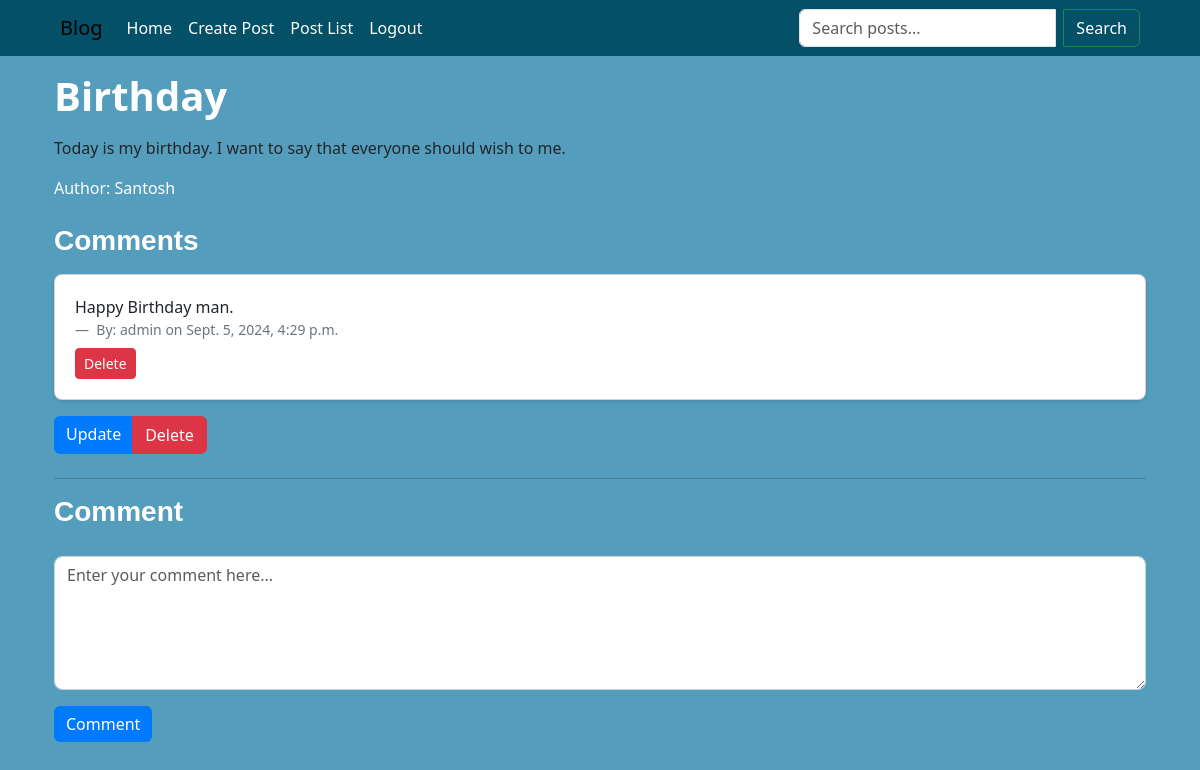
The page /blog/post/1/ (signed in) on the database its author committed.
### blogpost/models.py (models this page shows, shortened)
class Post(models.Model):
    title = models.CharField(max_length=200)
    content = models.TextField()
    author = models.ForeignKey(User, on_delete=models.CASCADE)
    timestamp = models.DateTimeField(auto_now_add=True)

class Comment(models.Model):
    post = models.ForeignKey(Post, on_delete=models.CASCADE, related_name='comments')
    content = models.TextField()
    author = models.ForeignKey(User, on_delete=models.CASCADE)
    timestamp = models.DateTimeField(auto_now_add=True)

### blogpost/views.py (the view)
# urls.py: path('post/<int:post_id>/', post_detail, name='post_detail'),
@login_required
def post_detail(request, post_id):
    post =  Post.objects.get(id=post_id)
    comments = post.comments.all()
    if request.method == 'POST':
        comment_form = CommentForm(request.POST)
        if comment_form.is_valid():
            new_comment = comment_form.save(commit=False)
            new_comment.post = post
            new_comment.author = request.user
            new_comment.save()
            return redirect('blogpost:post_detail', post_id=post.id)
    else:
        comment_form = CommentForm()
    return render(request, 'blogpost/post_detail.html', {
        'post':post,
        'comments': comments,
        'comment_form': comment_form
        })

### blogpost/forms.py
class CommentForm(forms.ModelForm):
    class Meta:
        model = Comment
        fields = ['content']

### templates/blogpost/post_detail.html (shortened to what this page needs)
{% extends "base.html" %}
{% block blogpost %}
<div class="container pt-4">
    <div class="post-header mb-4">
        <h1 class="mb-3 custom-title text-white">{{ post.title }}</h1>
        <p class="lead custom-content">{{ post.content|linebreaks }}</p>
        <p class="text-white mb-3">Author: {{ post.author }}</p>
        <div class="comments-section mt-4">
            <h2 class="mb-3 custom-subtitle text-white">Comments</h2>
            <ul class="list-unstyled">
                {% for comment in comments %}
                    <li class="mb-3">
                        <div class="card custom-card">
                            <div class="card-body">
                                <p class="card-text">{{ comment.content }}</p>
                                <footer class="blockquote-footer mb-2">
                                    By: {{ comment.author }} on {{ comment.timestamp }}
                                </footer>
                                {% if comment.author == request.user %}
                                    <form action="{% url 'blogpost:delete_comment' comment.id %}" method="POST" class="d-inline">
                                        <button type="submit" class="btn btn-danger btn-sm">Delete</button>
                                    </form>
                                {% endif %}
                            </div>
                        </div>
                    </li>
                {% empty %}
                    <li><p class="text-white">No comments yet.</p></li>
                {% endfor %}
            </ul>
        </div>
        <div class="btn-group" role="group">
            <a href="{% url 'blogpost:post_update' post.id %}" class="btn btn-primary">Update</a>
            <a href="{% url 'blogpost:post_delete' post.id %}" class="btn btn-danger">Delete</a>
        </div>
    </div>
    <hr>
    <div class="add-comment-section mt-2 pb-4">
        <h2 class="mb-1 custom-subtitle text-white">Comment</h2>
        <form autocomplete="off" method="POST">
            <div class="mb-3">
                <textarea name="content" class="form-control custom-textarea" id="id_content" placeholder="Enter your comment here..." rows="5">{{ comment_form.content.value|default_if_none:'' }}</textarea>
            </div>
            <button type="submit" class="btn btn-primary">Comment</button>
        </form>
    </div>
</div>
{% endblock blogpost %}

### static/css/styles.css (style rules this page uses)
body { background-color: rgba(41, 132, 171, 0.795); }

### static/css/create.css (style rules this page uses)
.card { background-color: #ffffff; border-radius: 15px; }
h2 { font-family: 'Poppins', sans-serif; font-weight: 700; }
.btn-primary { background-color: #007bff; border: none; transition: background-color 0.3s ease; }

### static/css/details.css (style rules this page uses)
.custom-title { font-size: 2.5rem; font-weight: bold; }
.custom-content { font-size: 1.125rem; line-height: 1.6; }
.custom-subtitle { font-size: 1.75rem; font-weight: bold; }
.custom-card { border-radius: 0.5rem; box-shadow: 0 2px 4px rgba(0, 0, 0, 0.1); }
.card-body { padding: 1.25rem; }
.custom-textarea { border-radius: 0.5rem; border: 1px solid #ced4da; }

### rows shown on the page
Post: title "Birthday", content "Today is my birthday. I want to say that everyone should wish to me.", author "Santosh"
Comment: content "Happy Birthday man.", author "admin", timestamp "Sept. 5, 2024, 4:29 p.m.", shows "Delete"
